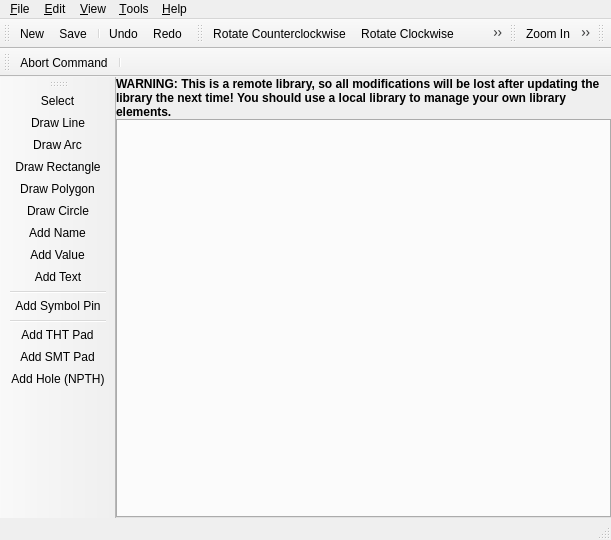
<?xml version="1.0" encoding="UTF-8"?>
<ui version="4.0">
 <class>librepcb::library::editor::LibraryEditor</class>
 <widget class="QMainWindow" name="librepcb::library::editor::LibraryEditor">
  <property name="geometry">
   <rect>
    <x>0</x>
    <y>0</y>
    <width>611</width>
    <height>540</height>
   </rect>
  </property>
  <property name="windowTitle">
   <string>Library Editor</string>
  </property>
  <widget class="QWidget" name="centralWidget">
   <layout class="QVBoxLayout" name="verticalLayout">
    <property name="spacing">
     <number>0</number>
    </property>
    <property name="leftMargin">
     <number>0</number>
    </property>
    <property name="topMargin">
     <number>0</number>
    </property>
    <property name="rightMargin">
     <number>0</number>
    </property>
    <property name="bottomMargin">
     <number>0</number>
    </property>
    <item>
     <widget class="QLabel" name="lblRemoteLibraryWarning">
      <property name="font">
       <font>
        <weight>75</weight>
        <bold>true</bold>
       </font>
      </property>
      <property name="styleSheet">
       <string notr="true">QLabel {
	background-color: rgb(255, 255, 127);
	color: rgb(170, 0, 0);
};</string>
      </property>
      <property name="text">
       <string>WARNING: This is a remote library, so all modifications will be lost after updating the library the next time! You should use a local library to manage your own library elements.</string>
      </property>
      <property name="wordWrap">
       <bool>true</bool>
      </property>
      <property name="margin">
       <number>5</number>
      </property>
     </widget>
    </item>
    <item>
     <widget class="librepcb::TabWidget" name="tabWidget">
      <property name="currentIndex">
       <number>-1</number>
      </property>
      <property name="tabsClosable">
       <bool>true</bool>
      </property>
      <property name="movable">
       <bool>true</bool>
      </property>
     </widget>
    </item>
   </layout>
  </widget>
  <widget class="QMenuBar" name="menuBar">
   <property name="geometry">
    <rect>
     <x>0</x>
     <y>0</y>
     <width>611</width>
     <height>19</height>
    </rect>
   </property>
   <widget class="QMenu" name="menuFile">
    <property name="title">
     <string>&amp;File</string>
    </property>
    <addaction name="actionNew"/>
    <addaction name="actionSave"/>
    <addaction name="actionShowElementInFileManager"/>
    <addaction name="separator"/>
    <addaction name="actionRescanLibraries"/>
    <addaction name="separator"/>
    <addaction name="actionClose"/>
   </widget>
   <widget class="QMenu" name="menuEdit">
    <property name="title">
     <string>&amp;Edit</string>
    </property>
    <addaction name="actionUndo"/>
    <addaction name="actionRedo"/>
    <addaction name="separator"/>
    <addaction name="actionSelectAll"/>
    <addaction name="separator"/>
    <addaction name="actionRotateCcw"/>
    <addaction name="actionRotateCw"/>
    <addaction name="actionMirror"/>
    <addaction name="actionFlip"/>
    <addaction name="actionCopy"/>
    <addaction name="actionCut"/>
    <addaction name="actionPaste"/>
    <addaction name="actionRemove"/>
   </widget>
   <widget class="QMenu" name="menuHelp">
    <property name="title">
     <string>&amp;Help</string>
    </property>
    <addaction name="actionOnlineDocumentation"/>
    <addaction name="actionOpenWebsite"/>
    <addaction name="actionAbout"/>
    <addaction name="actionAbout_Qt"/>
   </widget>
   <widget class="QMenu" name="menuTools">
    <property name="title">
     <string>&amp;Tools</string>
    </property>
    <addaction name="actionToolSelect"/>
    <addaction name="actionDrawLine"/>
    <addaction name="actionDrawRect"/>
    <addaction name="actionDrawPolygon"/>
    <addaction name="actionDrawCircle"/>
    <addaction name="actionAddText"/>
    <addaction name="separator"/>
    <addaction name="actionAddSymbolPin"/>
    <addaction name="separator"/>
    <addaction name="actionAddThtPad"/>
    <addaction name="actionAddSmtPad"/>
    <addaction name="actionAddHole"/>
   </widget>
   <widget class="QMenu" name="menuView">
    <property name="title">
     <string>&amp;View</string>
    </property>
    <addaction name="actionZoomIn"/>
    <addaction name="actionZoomOut"/>
    <addaction name="actionZoomAll"/>
    <addaction name="separator"/>
    <addaction name="actionGridProperties"/>
   </widget>
   <addaction name="menuFile"/>
   <addaction name="menuEdit"/>
   <addaction name="menuView"/>
   <addaction name="menuTools"/>
   <addaction name="menuHelp"/>
  </widget>
  <widget class="librepcb::StatusBar" name="statusBar"/>
  <widget class="QToolBar" name="fileToolbar">
   <property name="windowTitle">
    <string>File</string>
   </property>
   <attribute name="toolBarArea">
    <enum>TopToolBarArea</enum>
   </attribute>
   <attribute name="toolBarBreak">
    <bool>false</bool>
   </attribute>
   <addaction name="actionNew"/>
   <addaction name="actionSave"/>
   <addaction name="separator"/>
   <addaction name="actionUndo"/>
   <addaction name="actionRedo"/>
  </widget>
  <widget class="QToolBar" name="editToolbar">
   <property name="windowTitle">
    <string>Edit</string>
   </property>
   <property name="floatable">
    <bool>false</bool>
   </property>
   <attribute name="toolBarArea">
    <enum>TopToolBarArea</enum>
   </attribute>
   <attribute name="toolBarBreak">
    <bool>false</bool>
   </attribute>
   <addaction name="actionRotateCcw"/>
   <addaction name="actionRotateCw"/>
   <addaction name="actionMirror"/>
   <addaction name="actionFlip"/>
   <addaction name="actionCut"/>
   <addaction name="actionCopy"/>
   <addaction name="actionPaste"/>
   <addaction name="actionRemove"/>
  </widget>
  <widget class="QToolBar" name="viewToolbar">
   <property name="windowTitle">
    <string>View</string>
   </property>
   <attribute name="toolBarArea">
    <enum>TopToolBarArea</enum>
   </attribute>
   <attribute name="toolBarBreak">
    <bool>false</bool>
   </attribute>
   <addaction name="actionZoomIn"/>
   <addaction name="actionZoomOut"/>
   <addaction name="actionZoomAll"/>
   <addaction name="actionGridProperties"/>
  </widget>
  <widget class="QToolBar" name="filterToolbar">
   <property name="windowTitle">
    <string>Filter</string>
   </property>
   <attribute name="toolBarArea">
    <enum>TopToolBarArea</enum>
   </attribute>
   <attribute name="toolBarBreak">
    <bool>false</bool>
   </attribute>
  </widget>
  <widget class="QToolBar" name="commandToolbar">
   <property name="windowTitle">
    <string>Command</string>
   </property>
   <attribute name="toolBarArea">
    <enum>TopToolBarArea</enum>
   </attribute>
   <attribute name="toolBarBreak">
    <bool>true</bool>
   </attribute>
   <addaction name="actionAbortCommand"/>
   <addaction name="separator"/>
  </widget>
  <widget class="QToolBar" name="toolsToolbar">
   <property name="windowTitle">
    <string>Tools</string>
   </property>
   <attribute name="toolBarArea">
    <enum>LeftToolBarArea</enum>
   </attribute>
   <attribute name="toolBarBreak">
    <bool>false</bool>
   </attribute>
   <addaction name="actionToolSelect"/>
   <addaction name="actionDrawLine"/>
   <addaction name="actionDrawArc"/>
   <addaction name="actionDrawRect"/>
   <addaction name="actionDrawPolygon"/>
   <addaction name="actionDrawCircle"/>
   <addaction name="actionAddName"/>
   <addaction name="actionAddValue"/>
   <addaction name="actionAddText"/>
   <addaction name="separator"/>
   <addaction name="actionAddSymbolPin"/>
   <addaction name="separator"/>
   <addaction name="actionAddThtPad"/>
   <addaction name="actionAddSmtPad"/>
   <addaction name="actionAddHole"/>
  </widget>
  <action name="actionAbout">
   <property name="icon">
    <iconset>
     <normaloff>:/img/actions/info.png</normaloff>:/img/actions/info.png</iconset>
   </property>
   <property name="text">
    <string>&amp;About LibrePCB</string>
   </property>
   <property name="shortcut">
    <string notr="true"/>
   </property>
   <property name="menuRole">
    <enum>QAction::AboutRole</enum>
   </property>
  </action>
  <action name="actionAbout_Qt">
   <property name="text">
    <string>About &amp;Qt</string>
   </property>
   <property name="shortcut">
    <string notr="true"/>
   </property>
   <property name="menuRole">
    <enum>QAction::AboutQtRole</enum>
   </property>
  </action>
  <action name="actionClose">
   <property name="icon">
    <iconset>
     <normaloff>:/img/actions/close.png</normaloff>:/img/actions/close.png</iconset>
   </property>
   <property name="text">
    <string>&amp;Close Library Editor</string>
   </property>
   <property name="shortcut">
    <string notr="true"/>
   </property>
  </action>
  <action name="actionNew">
   <property name="icon">
    <iconset>
     <normaloff>:/img/actions/new_2.png</normaloff>:/img/actions/new_2.png</iconset>
   </property>
   <property name="text">
    <string>&amp;New</string>
   </property>
   <property name="shortcut">
    <string notr="true">Ctrl+N</string>
   </property>
  </action>
  <action name="actionSave">
   <property name="icon">
    <iconset>
     <normaloff>:/img/actions/save.png</normaloff>:/img/actions/save.png</iconset>
   </property>
   <property name="text">
    <string notr="true">&amp;Save</string>
   </property>
   <property name="shortcut">
    <string notr="true">Ctrl+S</string>
   </property>
  </action>
  <action name="actionUndo">
   <property name="icon">
    <iconset>
     <normaloff>:/img/actions/undo.png</normaloff>:/img/actions/undo.png</iconset>
   </property>
   <property name="text">
    <string>&amp;Undo</string>
   </property>
   <property name="shortcut">
    <string notr="true">Ctrl+Z</string>
   </property>
  </action>
  <action name="actionRedo">
   <property name="icon">
    <iconset>
     <normaloff>:/img/actions/redo.png</normaloff>:/img/actions/redo.png</iconset>
   </property>
   <property name="text">
    <string>&amp;Redo</string>
   </property>
   <property name="shortcut">
    <string notr="true">Ctrl+Y</string>
   </property>
  </action>
  <action name="actionAbortCommand">
   <property name="icon">
    <iconset>
     <normaloff>:/img/actions/stop.png</normaloff>:/img/actions/stop.png</iconset>
   </property>
   <property name="text">
    <string>Abort Command</string>
   </property>
   <property name="shortcut">
    <string notr="true">Esc</string>
   </property>
  </action>
  <action name="actionZoomIn">
   <property name="icon">
    <iconset>
     <normaloff>:/img/actions/zoom_in.png</normaloff>:/img/actions/zoom_in.png</iconset>
   </property>
   <property name="text">
    <string>&amp;Zoom In</string>
   </property>
   <property name="shortcut">
    <string notr="true">Ctrl++</string>
   </property>
  </action>
  <action name="actionZoomOut">
   <property name="icon">
    <iconset>
     <normaloff>:/img/actions/zoom_out.png</normaloff>:/img/actions/zoom_out.png</iconset>
   </property>
   <property name="text">
    <string>Zoom &amp;Out</string>
   </property>
   <property name="shortcut">
    <string notr="true">Ctrl+-</string>
   </property>
  </action>
  <action name="actionZoomAll">
   <property name="icon">
    <iconset>
     <normaloff>:/img/actions/zoom_all.png</normaloff>:/img/actions/zoom_all.png</iconset>
   </property>
   <property name="text">
    <string>Zoo&amp;m All</string>
   </property>
   <property name="shortcut">
    <string notr="true"/>
   </property>
  </action>
  <action name="actionRotateCcw">
   <property name="icon">
    <iconset>
     <normaloff>:/img/actions/rotate_left.png</normaloff>:/img/actions/rotate_left.png</iconset>
   </property>
   <property name="text">
    <string>R&amp;otate Counterclockwise</string>
   </property>
   <property name="shortcut">
    <string notr="true">R</string>
   </property>
  </action>
  <action name="actionRotateCw">
   <property name="icon">
    <iconset>
     <normaloff>:/img/actions/rotate_right.png</normaloff>:/img/actions/rotate_right.png</iconset>
   </property>
   <property name="text">
    <string>Rotate C&amp;lockwise</string>
   </property>
   <property name="shortcut">
    <string notr="true">Shift+R</string>
   </property>
  </action>
  <action name="actionCopy">
   <property name="icon">
    <iconset>
     <normaloff>:/img/actions/copy.png</normaloff>:/img/actions/copy.png</iconset>
   </property>
   <property name="text">
    <string>&amp;Copy</string>
   </property>
   <property name="shortcut">
    <string notr="true">Ctrl+C</string>
   </property>
  </action>
  <action name="actionCut">
   <property name="icon">
    <iconset>
     <normaloff>:/img/actions/cut.png</normaloff>:/img/actions/cut.png</iconset>
   </property>
   <property name="text">
    <string>Cut</string>
   </property>
   <property name="shortcut">
    <string notr="true">Ctrl+X</string>
   </property>
  </action>
  <action name="actionPaste">
   <property name="icon">
    <iconset>
     <normaloff>:/img/actions/paste.png</normaloff>:/img/actions/paste.png</iconset>
   </property>
   <property name="text">
    <string>&amp;Paste</string>
   </property>
   <property name="shortcut">
    <string notr="true">Ctrl+V</string>
   </property>
  </action>
  <action name="actionRemove">
   <property name="icon">
    <iconset>
     <normaloff>:/img/actions/delete.png</normaloff>:/img/actions/delete.png</iconset>
   </property>
   <property name="text">
    <string>R&amp;emove</string>
   </property>
   <property name="shortcut">
    <string notr="true">Del</string>
   </property>
  </action>
  <action name="actionToolSelect">
   <property name="icon">
    <iconset>
     <normaloff>:/img/actions/select.png</normaloff>:/img/actions/select.png</iconset>
   </property>
   <property name="text">
    <string>&amp;Select</string>
   </property>
   <property name="shortcut">
    <string notr="true"/>
   </property>
  </action>
  <action name="actionAddSymbolPin">
   <property name="icon">
    <iconset>
     <normaloff>:/img/actions/add_symbol_pin.png</normaloff>:/img/actions/add_symbol_pin.png</iconset>
   </property>
   <property name="text">
    <string>Add S&amp;ymbol Pin</string>
   </property>
   <property name="shortcut">
    <string notr="true">I</string>
   </property>
  </action>
  <action name="actionAddThtPad">
   <property name="icon">
    <iconset>
     <normaloff>:/img/actions/add_tht_pad.png</normaloff>:/img/actions/add_tht_pad.png</iconset>
   </property>
   <property name="text">
    <string>Add THT Pad</string>
   </property>
   <property name="shortcut">
    <string notr="true">H</string>
   </property>
  </action>
  <action name="actionAddSmtPad">
   <property name="icon">
    <iconset>
     <normaloff>:/img/actions/add_smt_pad.png</normaloff>:/img/actions/add_smt_pad.png</iconset>
   </property>
   <property name="text">
    <string>Add S&amp;MT Pad</string>
   </property>
   <property name="shortcut">
    <string notr="true">S</string>
   </property>
  </action>
  <action name="actionDrawLine">
   <property name="icon">
    <iconset>
     <normaloff>:/img/actions/draw_line.png</normaloff>:/img/actions/draw_line.png</iconset>
   </property>
   <property name="text">
    <string>&amp;Draw Line</string>
   </property>
   <property name="shortcut">
    <string notr="true"/>
   </property>
  </action>
  <action name="actionAddText">
   <property name="icon">
    <iconset>
     <normaloff>:/img/actions/add_text.png</normaloff>:/img/actions/add_text.png</iconset>
   </property>
   <property name="text">
    <string>&amp;Add Text</string>
   </property>
   <property name="shortcut">
    <string notr="true">T</string>
   </property>
  </action>
  <action name="actionDrawPolygon">
   <property name="icon">
    <iconset>
     <normaloff>:/img/actions/draw_polygon.png</normaloff>:/img/actions/draw_polygon.png</iconset>
   </property>
   <property name="text">
    <string>Draw &amp;Polygon</string>
   </property>
   <property name="shortcut">
    <string notr="true">P</string>
   </property>
  </action>
  <action name="actionDrawCircle">
   <property name="icon">
    <iconset>
     <normaloff>:/img/actions/draw_circle.png</normaloff>:/img/actions/draw_circle.png</iconset>
   </property>
   <property name="text">
    <string>Draw &amp;Circle</string>
   </property>
   <property name="toolTip">
    <string>Draw Circle</string>
   </property>
   <property name="shortcut">
    <string notr="true">C</string>
   </property>
  </action>
  <action name="actionAddHole">
   <property name="icon">
    <iconset>
     <normaloff>:/img/actions/add_hole.png</normaloff>:/img/actions/add_hole.png</iconset>
   </property>
   <property name="text">
    <string>Add &amp;Hole (NPTH)</string>
   </property>
   <property name="shortcut">
    <string notr="true">O</string>
   </property>
  </action>
  <action name="actionGridProperties">
   <property name="icon">
    <iconset>
     <normaloff>:/img/actions/grid.png</normaloff>:/img/actions/grid.png</iconset>
   </property>
   <property name="text">
    <string>&amp;Grid</string>
   </property>
   <property name="shortcut">
    <string notr="true"/>
   </property>
  </action>
  <action name="actionDrawRect">
   <property name="icon">
    <iconset>
     <normaloff>:/img/actions/draw_rectangle.png</normaloff>:/img/actions/draw_rectangle.png</iconset>
   </property>
   <property name="text">
    <string>Draw &amp;Rectangle</string>
   </property>
   <property name="shortcut">
    <string notr="true"/>
   </property>
  </action>
  <action name="actionRescanLibraries">
   <property name="icon">
    <iconset>
     <normaloff>:/img/actions/refresh.png</normaloff>:/img/actions/refresh.png</iconset>
   </property>
   <property name="text">
    <string>&amp;Rescan Libraries</string>
   </property>
   <property name="shortcut">
    <string notr="true">F5</string>
   </property>
  </action>
  <action name="actionRemoveElement">
   <property name="icon">
    <iconset>
     <normaloff>:/img/actions/delete.png</normaloff>:/img/actions/delete.png</iconset>
   </property>
   <property name="text">
    <string>&amp;Remove Element</string>
   </property>
   <property name="shortcut">
    <string notr="true"/>
   </property>
  </action>
  <action name="actionAddName">
   <property name="icon">
    <iconset>
     <normaloff>:/img/actions/add_name.png</normaloff>:/img/actions/add_name.png</iconset>
   </property>
   <property name="text">
    <string>Add Name</string>
   </property>
   <property name="shortcut">
    <string notr="true"/>
   </property>
  </action>
  <action name="actionAddValue">
   <property name="icon">
    <iconset>
     <normaloff>:/img/actions/add_value.png</normaloff>:/img/actions/add_value.png</iconset>
   </property>
   <property name="text">
    <string>Add Value</string>
   </property>
   <property name="shortcut">
    <string notr="true"/>
   </property>
  </action>
  <action name="actionShowElementInFileManager">
   <property name="icon">
    <iconset>
     <normaloff>:/img/actions/search.png</normaloff>:/img/actions/search.png</iconset>
   </property>
   <property name="text">
    <string>Show element in file manager</string>
   </property>
   <property name="shortcut">
    <string notr="true"/>
   </property>
  </action>
  <action name="actionOnlineDocumentation">
   <property name="icon">
    <iconset>
     <normaloff>:/img/actions/help.png</normaloff>:/img/actions/help.png</iconset>
   </property>
   <property name="text">
    <string>Online Documentation</string>
   </property>
   <property name="shortcut">
    <string notr="true">F1</string>
   </property>
  </action>
  <action name="actionOpenWebsite">
   <property name="icon">
    <iconset>
     <normaloff>:/img/actions/open_browser.png</normaloff>:/img/actions/open_browser.png</iconset>
   </property>
   <property name="text">
    <string>LibrePCB Website</string>
   </property>
   <property name="shortcut">
    <string notr="true"/>
   </property>
  </action>
  <action name="actionMirror">
   <property name="icon">
    <iconset>
     <normaloff>:/img/actions/flip_horizontal.png</normaloff>:/img/actions/flip_horizontal.png</iconset>
   </property>
   <property name="text">
    <string>Mirror</string>
   </property>
   <property name="shortcut">
    <string notr="true">M</string>
   </property>
  </action>
  <action name="actionFlip">
   <property name="icon">
    <iconset>
     <normaloff>:/img/actions/swap.png</normaloff>:/img/actions/swap.png</iconset>
   </property>
   <property name="text">
    <string>Flip</string>
   </property>
   <property name="shortcut">
    <string notr="true">F</string>
   </property>
  </action>
  <action name="actionSelectAll">
   <property name="icon">
    <iconset>
     <normaloff>:/img/actions/select_all.png</normaloff>:/img/actions/select_all.png</iconset>
   </property>
   <property name="text">
    <string>Select All</string>
   </property>
   <property name="shortcut">
    <string notr="true">Ctrl+A</string>
   </property>
  </action>
  <action name="actionDrawArc">
   <property name="icon">
    <iconset>
     <normaloff>:/img/actions/draw_arc.png</normaloff>:/img/actions/draw_arc.png</iconset>
   </property>
   <property name="text">
    <string>Draw Arc</string>
   </property>
   <property name="shortcut">
    <string notr="true"/>
   </property>
  </action>
 </widget>
 <layoutdefault spacing="6" margin="11"/>
 <customwidgets>
  <customwidget>
   <class>librepcb::StatusBar</class>
   <extends>QStatusBar</extends>
   <header location="global">librepcb/common/widgets/statusbar.h</header>
  </customwidget>
  <customwidget>
   <class>librepcb::TabWidget</class>
   <extends>QTabWidget</extends>
   <header location="global">librepcb/common/widgets/tabwidget.h</header>
   <container>1</container>
  </customwidget>
 </customwidgets>
 <resources/>
 <connections/>
</ui>
